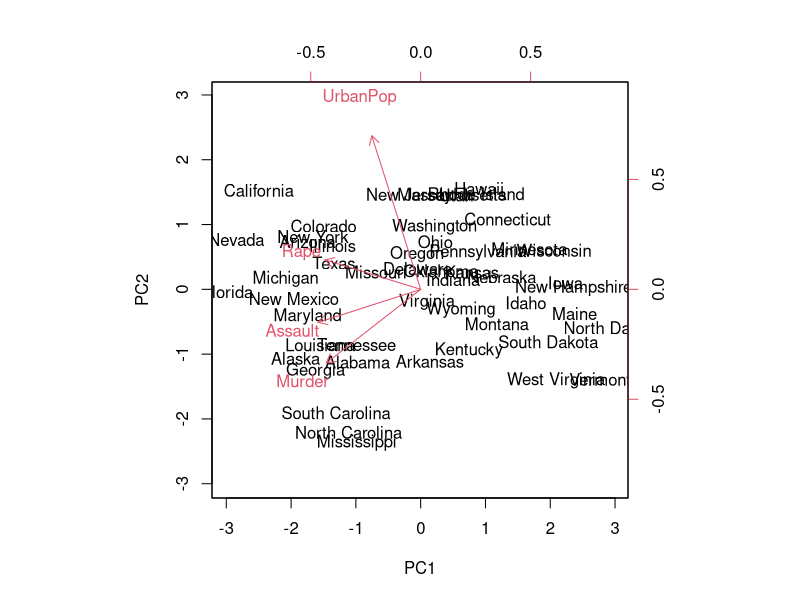
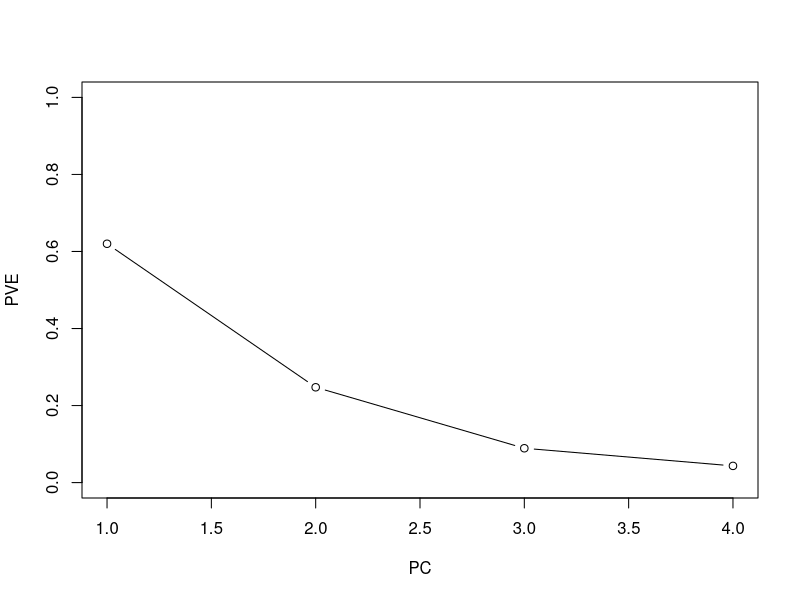
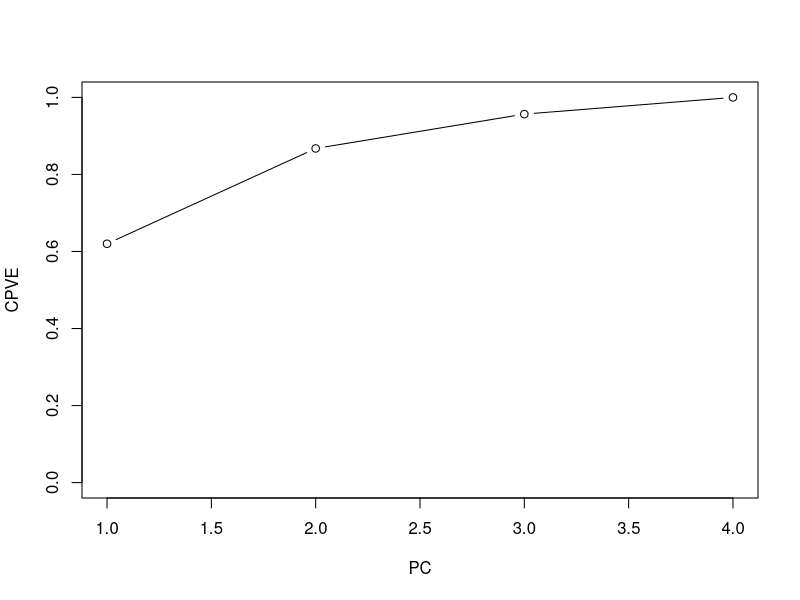

R code for these plots, in order:
## ---- chunk 1
states = row.names(USArrests)
states
## ---- chunk 2
names(USArrests)
## ---- chunk 3
apply(USArrests, 2, mean)
apply(USArrests, 2, var)
## ---- chunk 4
pr.out = prcomp(USArrests, scale = TRUE)
## ---- chunk 5
names(pr.out)
## ---- chunk 6
biplot(pr.out, scale = 0)
## ---- chunk 7
pr.var = pr.out$sdev^2
pve = pr.var / sum(pr.var)
## ---- chunk 8
plot(pve, xlab = "PC", ylab = "PVE", ylim = c(0, 1), type = 'b')
plot(cumsum(pve), xlab = "PC", ylab = "CPVE", ylim = c(0,1), type = 'b')
